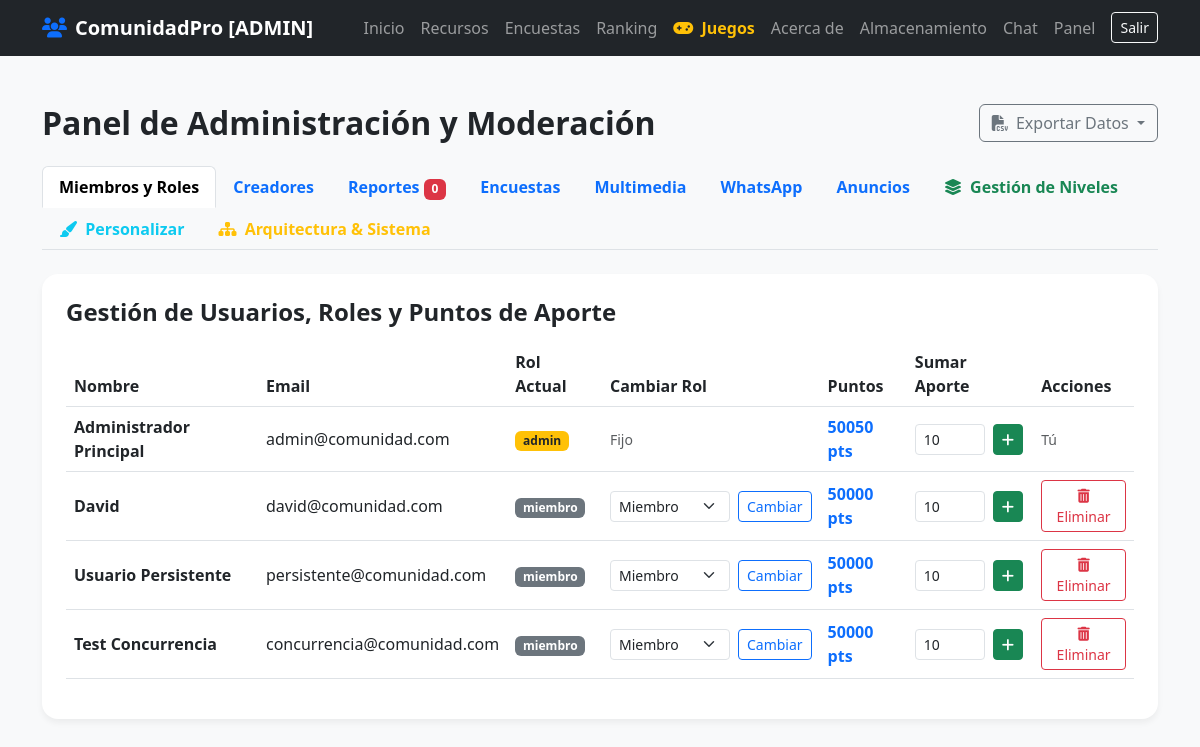
Page /admin (signed in) on the earlier database version.
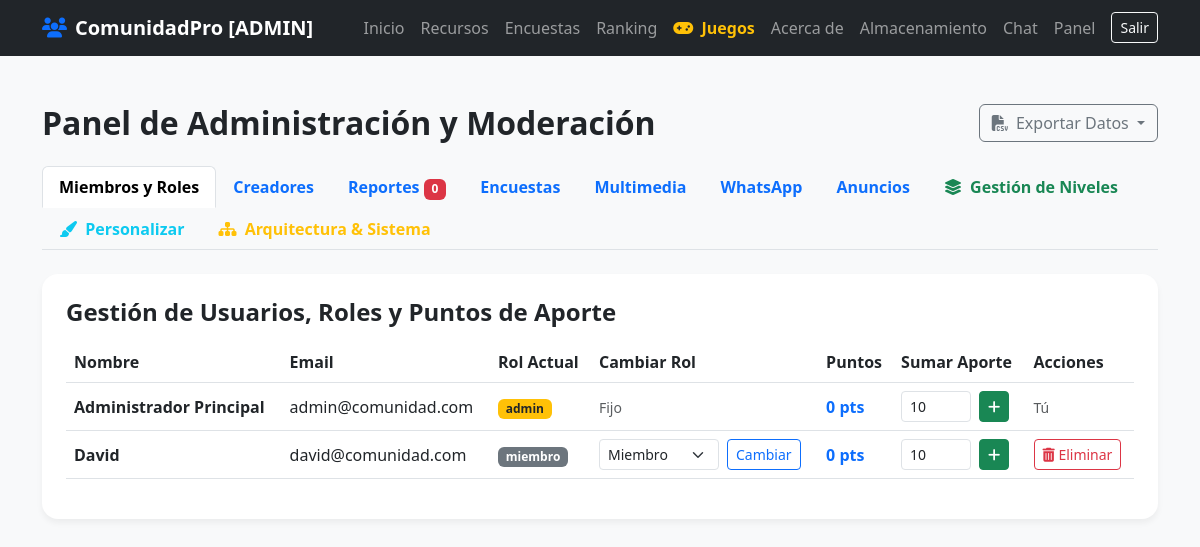
Same page on the later database version.
### tables this page shows
CREATE TABLE usuarios (
            id INTEGER PRIMARY KEY AUTOINCREMENT,
            nombre TEXT NOT NULL,
            email TEXT UNIQUE NOT NULL,
            password TEXT NOT NULL,
            rol TEXT DEFAULT 'miembro', -- 'admin', 'moderador', 'creador', 'miembro'
            estado TEXT DEFAULT 'activo', -- 'activo', 'suspendido'
            puntos_contribucion INTEGER DEFAULT 0,
            nivel_maximo INTEGER DEFAULT 1,
            creado_en TIMESTAMP DEFAULT CURRENT_TIMESTAMP
        );

### gestor_comunidad.py (the view)
@app.route('/admin')
def admin_panel():
    user = get_current_user()
    if not user or user['rol'] not in ['admin', 'moderador']:
        flash("Acceso denegado.", "error")
        return redirect(url_for('index'))
    conn = get_db_connection()
    conn.row_factory = sqlite3.Row
    c = conn.cursor()
    c.execute("SELECT * FROM usuarios ORDER BY puntos_contribucion DESC")
    usuarios = c.fetchall()
    c.execute("SELECT c.*, u.email FROM creadores c JOIN usuarios u ON c.usuario_id = u.id")
    creadores = c.fetchall()
    c.execute("SELECT * FROM enlaces_grupo")
    enlaces = c.fetchall()
    c.execute("SELECT * FROM anuncios ORDER BY creado_en DESC")
    anuncios = c.fetchall()
    c.execute("SELECT * FROM recursos ORDER BY creado_en DESC")
    recursos = c.fetchall()
    c.execute("SELECT * FROM encuestas ORDER BY creado_en DESC")
    encuestas = c.fetchall()
    c.execute("SELECT * FROM reportes ORDER BY creado_en DESC")
    reportes = c.fetchall()
    conn.close()
    return render_template('community_admin.html', usuario=user, usuarios=usuarios, creadores=creadores, enlaces=enlaces, anuncios=anuncios, recursos=recursos, encuestas=encuestas, reportes=reportes)

### gestor_comunidad.py (called while the page is built)
def get_db_connection():
    conn = sqlite3.connect(DB_PATH, timeout=30.0)
    conn.row_factory = sqlite3.Row
    try:
        conn.execute("PRAGMA journal_mode=WAL;")
        conn.execute("PRAGMA synchronous=NORMAL;")
    except Exception:
        pass
    return conn

@app.context_processor
def inject_config():
    try:
        conn = get_db_connection()
        conn.row_factory = sqlite3.Row
        rows = conn.execute("SELECT clave, valor FROM configuracion_plataforma").fetchall()
        conn.close()
        cfg = {row['clave']: row['valor'] for row in rows}
    except Exception:
        cfg = {
            "titulo_plataforma": "ComunidadPro",
            "color_principal": "#667eea",
            "color_secundario": "#764ba2",
            "mensaje_bienvenida": "Únete a nuestros grupos oficiales y descubre talento de creadores independientes.",
            "footer_texto": "ComunidadPro - Todos los derechos reservados 2026",
            "modo_juegos_activo": "1"
        }
    return dict(cfg=cfg)

### templates/community_admin.html (shortened to what the changed rows need)
<!DOCTYPE html>
<html lang="es">
<head>
    <link href="https://cdn.jsdelivr.net/npm/bootstrap@5.3.0/dist/css/bootstrap.min.css" rel="stylesheet">
    <link rel="stylesheet" href="https://cdnjs.cloudflare.com/ajax/libs/font-awesome/6.4.0/css/all.min.css">
</head>
<body>
    <div class="container my-5">
        <div class="d-flex justify-content-between align-items-center mb-4">
            <h2 class="fw-bold mb-0">Panel de Administración y Moderación</h2>
        </div>
        <div class="tab-content" id="adminTabContent">
            <div class="tab-pane fade show active" id="miembros" role="tabpanel">
                <div class="card p-4">
                    <div class="table-responsive">
                        <table class="table align-middle">
                            <thead>
                                <tr>
                                    <th>Nombre</th>
                                    <th>Email</th>
                                    <th>Rol Actual</th>
                                    <th>Cambiar Rol</th>
                                    <th>Puntos</th>
                                    <th>Sumar Aporte</th>
                                    <th>Acciones</th>
                                </tr>
                            </thead>
                            <tbody>
                                {% for u_item in usuarios %}
                                    <tr>
                                        <td class="fw-bold">{{ u_item.nombre }}</td>
                                        <td>{{ u_item.email }}</td>
                                        <td><span class="badge bg-{{ 'warning text-dark' if u_item.rol == 'admin' else ('info' if u_item.rol == 'moderador' else ('primary' if u_item.rol == 'creador' else 'secondary')) }}">{{ u_item.rol }}</span></td>
                                        <td>
                                            {% if usuario.rol == 'admin' and u_item.id != usuario.id %}
                                                <form action="{{ url_for('admin_cambiar_rol', uid=u_item.id) }}" method="POST" class="d-flex gap-2">
                                                    <select name="rol" class="form-select form-select-sm" style="width: 120px;">
                                                        <option value="miembro" {{ 'selected' if u_item.rol == 'miembro' else '' }}>Miembro</option>
                                                    </select>
                                                    <button type="submit" class="btn btn-outline-primary btn-sm">Cambiar</button>
                                                </form>
                                            {% else %}
                                                <small class="text-muted">Fijo</small>
                                            {% endif %}
                                        </td>
                                        <td class="fw-bold text-primary">{{ u_item.puntos_contribucion }} pts</td>
                                        <td>
                                            <form action="{{ url_for('admin_sumar_puntos', uid=u_item.id) }}" method="POST" class="d-flex gap-2">
                                                <input type="number" name="puntos" value="10" class="form-control form-control-sm" style="width: 70px;" required>
                                                <button type="submit" class="btn btn-success btn-sm"><i class="fas fa-plus"></i></button>
                                            </form>
                                        </td>
                                        <td>
                                            {% if u_item.id != usuario.id %}
                                                <form action="{{ url_for('admin_eliminar_usuario', uid=u_item.id) }}" method="POST" onsubmit="return confirm('¿Estás seguro de eliminar este usuario y todo su contenido?');">
                                                    <button type="submit" class="btn btn-outline-danger btn-sm"><i class="fas fa-trash-alt"></i> Eliminar</button>
                                                </form>
                                            {% else %}
                                                <small class="text-muted">Tú</small>
                                            {% endif %}
                                        </td>
                                    </tr>
                                {% endfor %}
                            </tbody>
                        </table>
                    </div>
                </div>
            </div>
        </div>
    </div>
</body>
</html>

Differences in the rows shown:
removed usuarios: nombre "Usuario Persistente", email "persistente@comunidad.com", rol "miembro", puntos_contribucion "50000"
removed usuarios: nombre "Test Concurrencia", email "concurrencia@comunidad.com", rol "miembro", puntos_contribucion "50000"
changed usuarios "Administrador Principal": puntos_contribucion "50050" → "0"
changed usuarios "David": puntos_contribucion "50000" → "0"
